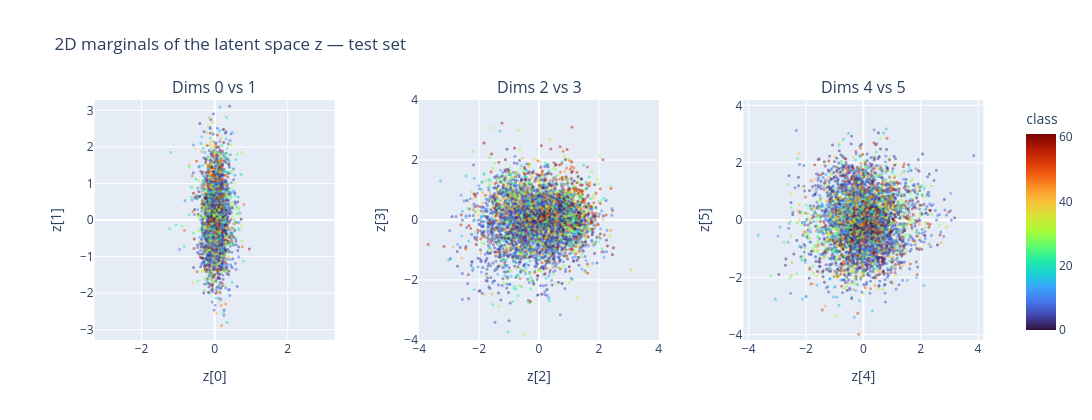

Notebook cell for this chart:
### Markdown cell above
## 11. 2D marginals of the latent space (for the presentation)

Projects all test set examples into the latent space
and plots scatter plots of pairs of dimensions colored by class.
This shows whether the VAE learned a good class-separated representation.

### Code cell
@torch.no_grad()
def plot_latent_marginals(model, loader, device, n_pairs=3, max_samples=5000):
    """
    Plots scatter plots of pairs of latent space dimensions.
    Each point is colored by the image class.
    """
    model.eval()
    all_z, all_labels = [], []

    for images, labels in loader:
        x = image_to_vec(images.to(device))
        z = model.encode(x)   # uses only mu, no noise
        all_z.append(z.cpu())
        all_labels.append(labels)
        if sum(len(b) for b in all_z) >= max_samples:
            break

    Z      = torch.cat(all_z)[:max_samples].numpy()
    labels = torch.cat(all_labels)[:max_samples].numpy()

    # derive n_pairs from the actual latent dimension
    latent_dim = Z.shape[1]
    if n_pairs is None:
        n_pairs = latent_dim // 2
    n_pairs = min(n_pairs, latent_dim // 2)  # safety clamp

    # plot n_pairs pairs of dimensions: (0,1), (2,3), ...
    titles = [f'Dims {2 * i} vs {2 * i + 1}' for i in range(n_pairs)]
    # equal width per subplot so each panel is rendered as a square
    panel_px = 420
    fig = make_subplots(rows=1, cols=n_pairs, subplot_titles=titles,
                        horizontal_spacing=0.06)

    for i in range(n_pairs):
        d1, d2 = 2 * i, 2 * i + 1
        # per-pair symmetric range: same for x and y so axes are equal
        pair_max = float(max(np.abs(Z[:, d1]).max(), np.abs(Z[:, d2]).max()))
        r = pair_max * 1.05
        ax_range = [-r, r]
        fig.add_trace(
            go.Scattergl(
                x=Z[:, d1], y=Z[:, d2], mode='markers',
                marker=dict(size=3, color=labels, colorscale='Turbo',
                            opacity=0.5, cmin=0, cmax=61,
                            showscale=(i == n_pairs - 1),
                            colorbar=dict(title='class')),
                showlegend=False,
            ),
            row=1, col=i + 1,
        )
        fig.update_xaxes(title_text=f'z[{d1}]', range=ax_range,
                         constrain='domain', row=1, col=i + 1)
        fig.update_yaxes(title_text=f'z[{d2}]', range=ax_range,
                         constrain='domain',
                         scaleanchor=f'x{i + 1}' if i > 0 else 'x',
                         scaleratio=1, row=1, col=i + 1)

    fig.update_layout(
        title_text='2D marginals of the latent space z — test set',
        width=panel_px * n_pairs + 80, height=panel_px,
    )
    os.makedirs(RESULTS_DIR, exist_ok=True)
    fig.write_image(os.path.join(RESULTS_DIR, 'latent_marginals.png'), scale=2)
    fig.show()

# Prefer the best checkpoint; if it is missing, fall back to the in-memory model
if os.path.exists(os.path.join(CKPT_DIR, 'vae_best.ckpt')):
    plot_model, _ = load_checkpoint('vae_best.ckpt')
elif 'model' in globals():
    print('vae_best.ckpt not found — using the in-memory model from the last run.')
    plot_model = model
else:
    raise FileNotFoundError(
        'No vae_best.ckpt and no model in memory. '
        'Run the training cell first.'
    )

plot_latent_marginals(plot_model, test_loader, device)

### Figure 1 — Plotly figure (JSON) as saved in the notebook; plotly's stock layout.template omitted (floating-point values rounded to 4 significant figures; data arrays with more than 128 entries replaced by an {"elided": "..."} marker saying what was removed)
{"data": [{"marker": {"cmax": 61, "cmin": 0, "color": {"elided": "5000 int values"}, "colorbar": {"title": {"text": "class"}}, "colorscale": [[0, "#30123b"], [0.07143, "#4145ab"], [0.1429, "#4675ed"], [0.2143, "#39a2fc"], [0.2857, "#1bcfd4"], [0.3571, "#24eca6"], [0.4286, "#61fc6c"], [0.5, "#a4fc3b"], [0.5714, "#d1e834"], [0.6429, "#f3c63a"], [0.7143, "#fe9b2d"], [0.7857, "#f36315"], [0.8571, "#d93806"], [0.9286, "#b11901"], [1, "#7a0402"]], "opacity": 0.5, "showscale": false, "size": 3}, "mode": "markers", "showlegend": false, "type": "scattergl", "x": {"elided": "5000 float values"}, "xaxis": "x", "y": {"elided": "5000 float values"}, "yaxis": "y"}, {"marker": {"cmax": 61, "cmin": 0, "color": {"elided": "5000 int values"}, "colorbar": {"title": {"text": "class"}}, "colorscale": [[0, "#30123b"], [0.07143, "#4145ab"], [0.1429, "#4675ed"], [0.2143, "#39a2fc"], [0.2857, "#1bcfd4"], [0.3571, "#24eca6"], [0.4286, "#61fc6c"], [0.5, "#a4fc3b"], [0.5714, "#d1e834"], [0.6429, "#f3c63a"], [0.7143, "#fe9b2d"], [0.7857, "#f36315"], [0.8571, "#d93806"], [0.9286, "#b11901"], [1, "#7a0402"]], "opacity": 0.5, "showscale": false, "size": 3}, "mode": "markers", "showlegend": false, "type": "scattergl", "x": {"elided": "5000 float values"}, "xaxis": "x2", "y": {"elided": "5000 float values"}, "yaxis": "y2"}, {"marker": {"cmax": 61, "cmin": 0, "color": {"elided": "5000 int values"}, "colorbar": {"title": {"text": "class"}}, "colorscale": [[0, "#30123b"], [0.07143, "#4145ab"], [0.1429, "#4675ed"], [0.2143, "#39a2fc"], [0.2857, "#1bcfd4"], [0.3571, "#24eca6"], [0.4286, "#61fc6c"], [0.5, "#a4fc3b"], [0.5714, "#d1e834"], [0.6429, "#f3c63a"], [0.7143, "#fe9b2d"], [0.7857, "#f36315"], [0.8571, "#d93806"], [0.9286, "#b11901"], [1, "#7a0402"]], "opacity": 0.5, "showscale": true, "size": 3}, "mode": "markers", "showlegend": false, "type": "scattergl", "x": {"elided": "5000 float values"}, "xaxis": "x3", "y": {"elided": "5000 float values"}, "yaxis": "y3"}], "layout": {"annotations": [{"font": {"size": 16}, "showarrow": false, "text": "Dims 0 vs 1", "x": 0.1467, "xanchor": "center", "xref": "paper", "y": 1, "yanchor": "bottom", "yref": "paper"}, {"font": {"size": 16}, "showarrow": false, "text": "Dims 2 vs 3", "x": 0.5, "xanchor": "center", "xref": "paper", "y": 1, "yanchor": "bottom", "yref": "paper"}, {"font": {"size": 16}, "showarrow": false, "text": "Dims 4 vs 5", "x": 0.8533, "xanchor": "center", "xref": "paper", "y": 1, "yanchor": "bottom", "yref": "paper"}], "height": 420, "title": {"text": "2D marginals of the latent space z — test set"}, "width": 1340, "xaxis": {"anchor": "y", "constrain": "domain", "domain": [0, 0.2933], "range": [-3.282, 3.282], "title": {"text": "z[0]"}}, "xaxis2": {"anchor": "y2", "constrain": "domain", "domain": [0.3533, 0.6467], "range": [-4.009, 4.009], "title": {"text": "z[2]"}}, "xaxis3": {"anchor": "y3", "constrain": "domain", "domain": [0.7067, 1], "range": [-4.185, 4.185], "title": {"text": "z[4]"}}, "yaxis": {"anchor": "x", "constrain": "domain", "domain": [0, 1], "range": [-3.282, 3.282], "scaleanchor": "x", "scaleratio": 1, "title": {"text": "z[1]"}}, "yaxis2": {"anchor": "x2", "constrain": "domain", "domain": [0, 1], "range": [-4.009, 4.009], "scaleanchor": "x2", "scaleratio": 1, "title": {"text": "z[3]"}}, "yaxis3": {"anchor": "x3", "constrain": "domain", "domain": [0, 1], "range": [-4.185, 4.185], "scaleanchor": "x3", "scaleratio": 1, "title": {"text": "z[5]"}}}}
